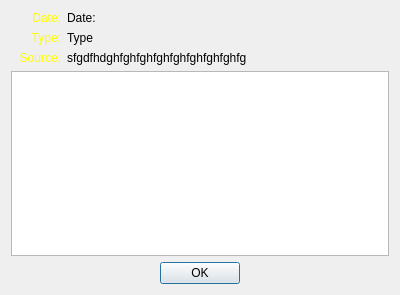
<?xml version="1.0" encoding="UTF-8"?>
<ui version="4.0">
 <class>DialogLogDetail</class>
 <widget class="QDialog" name="DialogLogDetail">
  <property name="geometry">
   <rect>
    <x>0</x>
    <y>0</y>
    <width>400</width>
    <height>295</height>
   </rect>
  </property>
  <property name="windowTitle">
   <string>Log Detail</string>
  </property>
  <property name="modal">
   <bool>true</bool>
  </property>
  <layout class="QVBoxLayout" name="verticalLayout">
   <item>
    <layout class="QHBoxLayout" name="horizontalLayout">
     <item>
      <widget class="QLabel" name="label">
       <property name="maximumSize">
        <size>
         <width>50</width>
         <height>16777215</height>
        </size>
       </property>
       <property name="styleSheet">
        <string notr="true">color: yellow</string>
       </property>
       <property name="text">
        <string>Date:</string>
       </property>
       <property name="alignment">
        <set>Qt::AlignRight|Qt::AlignTrailing|Qt::AlignVCenter</set>
       </property>
      </widget>
     </item>
     <item>
      <widget class="QLabel" name="labelDate">
       <property name="text">
        <string>Date:</string>
       </property>
       <property name="alignment">
        <set>Qt::AlignLeading|Qt::AlignLeft|Qt::AlignVCenter</set>
       </property>
      </widget>
     </item>
    </layout>
   </item>
   <item>
    <layout class="QHBoxLayout" name="horizontalLayout_2">
     <item>
      <widget class="QLabel" name="label_2">
       <property name="maximumSize">
        <size>
         <width>50</width>
         <height>16777215</height>
        </size>
       </property>
       <property name="styleSheet">
        <string notr="true">color: yellow</string>
       </property>
       <property name="text">
        <string>Type:</string>
       </property>
       <property name="alignment">
        <set>Qt::AlignRight|Qt::AlignTrailing|Qt::AlignVCenter</set>
       </property>
      </widget>
     </item>
     <item>
      <widget class="QLabel" name="labelType">
       <property name="text">
        <string>Type</string>
       </property>
       <property name="alignment">
        <set>Qt::AlignLeading|Qt::AlignLeft|Qt::AlignVCenter</set>
       </property>
      </widget>
     </item>
    </layout>
   </item>
   <item>
    <layout class="QHBoxLayout" name="horizontalLayout_3">
     <item>
      <widget class="QLabel" name="label_3">
       <property name="maximumSize">
        <size>
         <width>50</width>
         <height>16777215</height>
        </size>
       </property>
       <property name="styleSheet">
        <string notr="true">color: yellow</string>
       </property>
       <property name="text">
        <string>Source:</string>
       </property>
       <property name="alignment">
        <set>Qt::AlignRight|Qt::AlignTrailing|Qt::AlignVCenter</set>
       </property>
      </widget>
     </item>
     <item>
      <widget class="QLabel" name="labelSource">
       <property name="text">
        <string>sfgdfhdghfghfghfghfghfghfghfghfg</string>
       </property>
       <property name="alignment">
        <set>Qt::AlignLeading|Qt::AlignLeft|Qt::AlignVCenter</set>
       </property>
      </widget>
     </item>
    </layout>
   </item>
   <item>
    <widget class="QPlainTextEdit" name="plainTextEdit"/>
   </item>
   <item>
    <widget class="QDialogButtonBox" name="buttonBox">
     <property name="orientation">
      <enum>Qt::Horizontal</enum>
     </property>
     <property name="standardButtons">
      <set>QDialogButtonBox::Ok</set>
     </property>
     <property name="centerButtons">
      <bool>true</bool>
     </property>
    </widget>
   </item>
  </layout>
 </widget>
 <resources/>
 <connections>
  <connection>
   <sender>buttonBox</sender>
   <signal>accepted()</signal>
   <receiver>DialogLogDetail</receiver>
   <slot>accept()</slot>
   <hints>
    <hint type="sourcelabel">
     <x>248</x>
     <y>254</y>
    </hint>
    <hint type="destinationlabel">
     <x>157</x>
     <y>274</y>
    </hint>
   </hints>
  </connection>
  <connection>
   <sender>buttonBox</sender>
   <signal>rejected()</signal>
   <receiver>DialogLogDetail</receiver>
   <slot>reject()</slot>
   <hints>
    <hint type="sourcelabel">
     <x>316</x>
     <y>260</y>
    </hint>
    <hint type="destinationlabel">
     <x>286</x>
     <y>274</y>
    </hint>
   </hints>
  </connection>
 </connections>
</ui>
